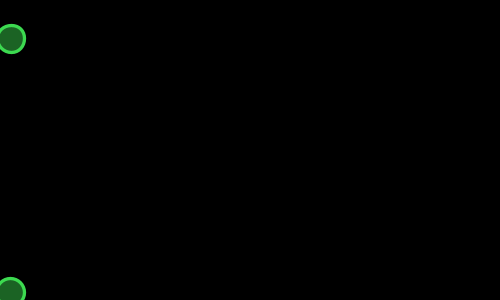
Frame 1 (no input)
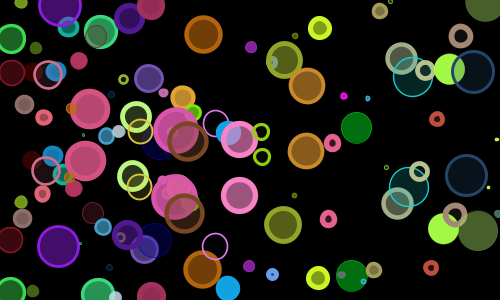
Frame 60 (the mouse pressed at the canvas centre just before this capture)
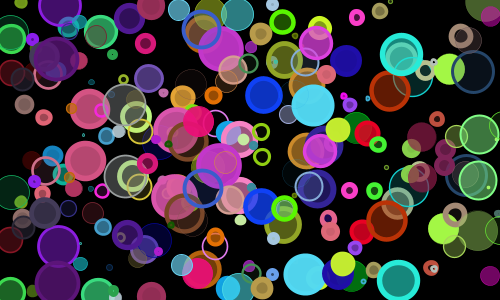
Frame 120 (the mouse held since frame 60 and released just before this capture)

The Processing sketch that drew these frames (run headless with seeded random() and noise(); from frame 60 on, the mouse is pressed at the canvas centre):

// Processing sketch: processing_140599
// ── processing_140599.pde

float stepx = 3;
float stepy = 1;
float xx=0, xx2=0;


void setup(){
  size(500, 300);
  smooth();
  frameRate(30);
  clearBackground();
  
}

void keyPressed(){
  save("tmp.jpg");
}

void clearBackground() {
  background(0);
}
 
void draw()  { 
  float radius = random(40)+2;
  float x=0,x2=0;
  float y1 = random(height/2);
  float y2 = random(height/2,height);
  float rd,bl,gr,al;
  
  rd = random(255);
  bl = random(255);
  gr = random(255);
  al = random(255); 
  
  fill(rd,bl,gr,al);
  stroke(rd,bl,gr);
  strokeWeight(random(6));
  
  xx+=random(stepx)+10;
  xx2+=random(stepx)+10;  
    
  ellipse(xx,y1,radius,radius);
  ellipse(xx2,y2,radius,radius);
  
  if(xx > width+radius || xx2 > width+radius){xx=0;xx2=0;}
  
}
  
